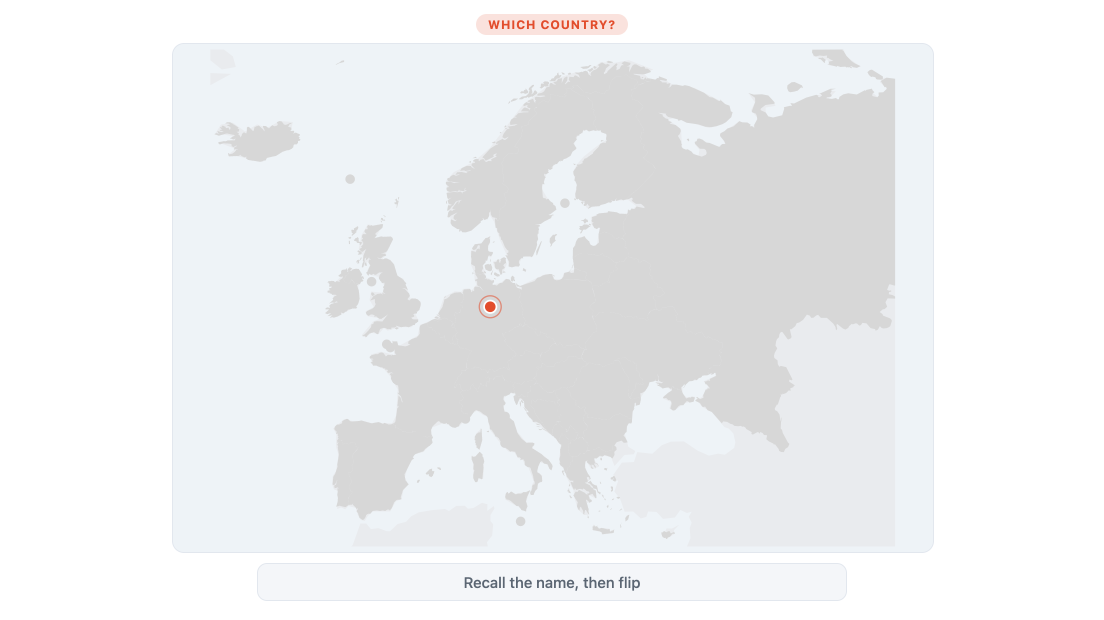
#> input picture media/ankiweb/2026-07-31/geo-trainer/01-which-borderless.png, 2208 x 1240 px (shown at 1/2 size)
$ python -i build_ankiweb_motion.py   (imports and definitions only)
#> lines starting #> are read from the running program, lines starting #| are printed output that depends on the picture
#> further down, picture is the input picture: PIL image 2208x1240 RGB; mean R, G, B 239.5, 240.9, 242.3
#!/usr/bin/env python3
"""Build compact AnkiWeb galleries, GIFs, and MP4s from real Anki captures."""

from __future__ import annotations

import argparse
import hashlib
import json
import shutil
import subprocess
import tempfile
from dataclasses import dataclass
from pathlib import Path

from PIL import Image, ImageChops, ImageDraw, ImageFont, ImageOps


ROOT = Path(__file__).resolve().parents[1]
RELEASE = ROOT / "media" / "ankiweb" / "2026-07-30"
VIDEO_SIZE = (960, 540)
GIF_SIZE = (640, 360)
VIDEO_FPS = 12
GIF_FPS = 5


@dataclass(frozen=True)
class Shot:
    filename: str
    caption: str


@dataclass(frozen=True)
class Project:
    title: str
    shots: tuple[Shot, ...]


PROJECTS: dict[str, Project] = {
    "geo-trainer": Project(
        "GeoTrainer",
        (
            Shot("01-which-borderless.png", "Identify countries from borderless maps"),
            Shot("02-deserts.png", "Learn deserts and other physical geography"),
            Shot("03-draw-overlay.png", "Draw the answer directly on the map"),
            Shot("04-river-trace.png", "Trace rivers and linear features"),
            Shot("05-ranges.png", "Practice mountain ranges and regions"),
            Shot("06-which-country-reviewer.png", "Review inside real Anki"),
            Shot("07-place-reviewer.png", "Place countries from memory"),
            Shot("08-trace-reviewer.png", "Compare your trace with the answer"),
        ),
    ),
    "hanzi-handwriting": Project(
        "HSK 3.0 Hanzi Handwriting",
        (
            Shot("handwriting-stroke-add.png", "Write, reveal, and rewind individual strokes"),
        ),
    ),
    "sight-singing": Project(
        "Sight Singing",
        (
            Shot("sing-front.png", "Read the prompt before singing"),
            Shot("sing-back.png", "Reveal notation and compare"),
        ),
    ),
    "dictation": Project(
        "Music Dictation",
        (
            Shot("dictation-front.png", "Transcribe what you hear"),
            Shot("dictation-back.png", "Grade against the engraved answer"),
        ),
    ),
    "chinese-regions": Project(
        "Regions of China",
        (
            Shot("readme-preview.png", "Recognize provinces from locator maps"),
            Shot("china-regions-map-to-name-pair.png", "Study both directions"),
        ),
    ),
    "us-regions": Project(
        "U.S. Regions and Divisions",
        (
            Shot("readme-preview.png", "Move from map recall to member states"),
        ),
    ),
    "taiwan-divisions": Project(
        "Taiwan Divisions",
        (
            Shot("tainan-front-back.png", "Recall a division, then reveal its answer"),
        ),
    ),
    "web-embed-tools": Project(
        "Web Embed Tools",
        (
            Shot("editor-web-embed-toolbar.png", "Insert and resize embeds in Anki's editor"),
        ),
    ),
    "fractional-scheduler": Project(
        "Fractional Scheduler",
        (
            Shot("config-window.png", "Tune per-deck scheduling fractions"),
        ),
    ),
    "study-triage": Project(
        "Study Triage",
        (
            Shot("study-triage-workbench.png", "Triage a deck from Anki's deck browser"),
            Shot("menu-open.png", "Choose a safe, explicit triage action"),
        ),
    ),
    "chat-with-your-cards": Project(
        "Chat With Your Cards",
        (
            Shot("chat-with-your-cards.png", "Ask questions beside your collection"),
            Shot("chat-with-your-cards-explain.png", "Explain the current reviewer card"),
            Shot("chat-with-your-cards-proposal.png", "Review proposed changes before applying"),
        ),
    ),
}


# [10 lines left out: function _font, not called in this run]


def _visible_bbox(image: Image.Image) -> tuple[int, int, int, int]:
    rgb = image.convert("RGB")
    background = Image.new("RGB", rgb.size, rgb.getpixel((rgb.width - 1, rgb.height - 1)))
#> background: PIL image 2208x1240 RGB; every value is 255
    difference = ImageOps.autocontrast(ImageOps.grayscale(ImageChops.difference(rgb, background)))
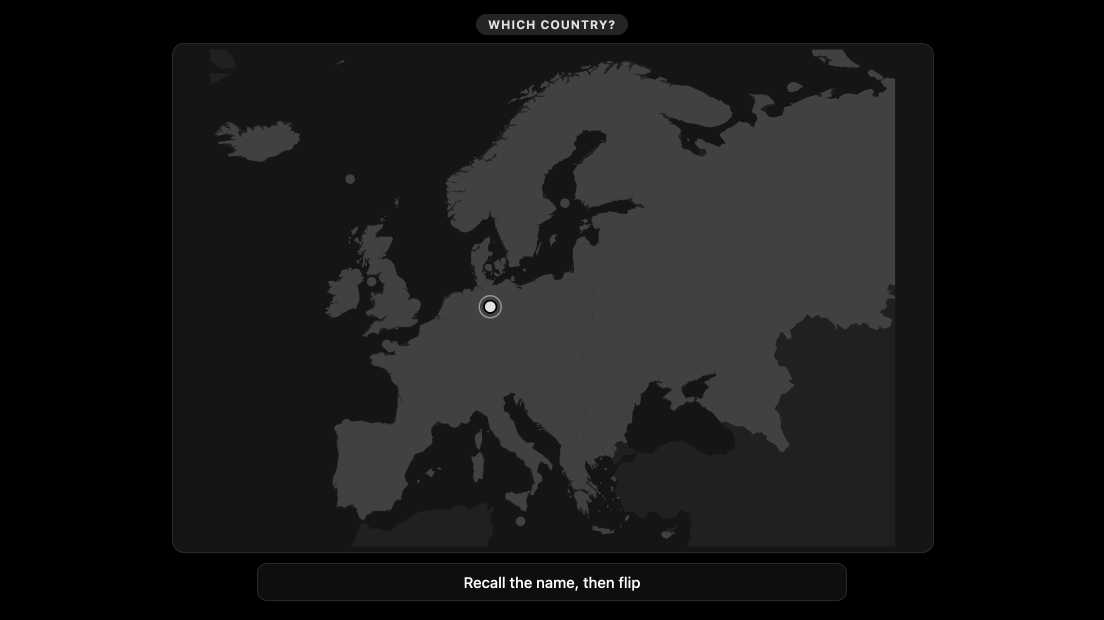
#> difference: PIL image 2208x1240 L (shown at 1/2 size); min 0, max 255, mean 23.2
    bbox = difference.getbbox()
#> bbox = (344, 28, 1868, 1202)
    if bbox is None:
        return (0, 0, image.width, image.height)
    left, top, right, bottom = bbox
#> left = 344; top = 28; right = 1868; bottom = 1202
    padding = 10
    return (
        max(0, left - padding),
        max(0, top - padding),
        min(image.width, right + padding),
        min(image.height, bottom + padding),
    )


# [206 lines left out: functions _frame, _timeline, _write_gif, _write_mp4, _sha256, build and 1 more, not called in this run]


# [2 lines not run here, left out]

>>> from PIL import Image
>>> picture = Image.open('../media/ankiweb/2026-07-31/geo-trainer/01-which-borderless.png')
>>> result = _visible_bbox(picture)
#> result = (334, 18, 1878, 1212)

$ run again, on media/ankiweb/2026-07-31/geo-trainer/03-draw-overlay.png
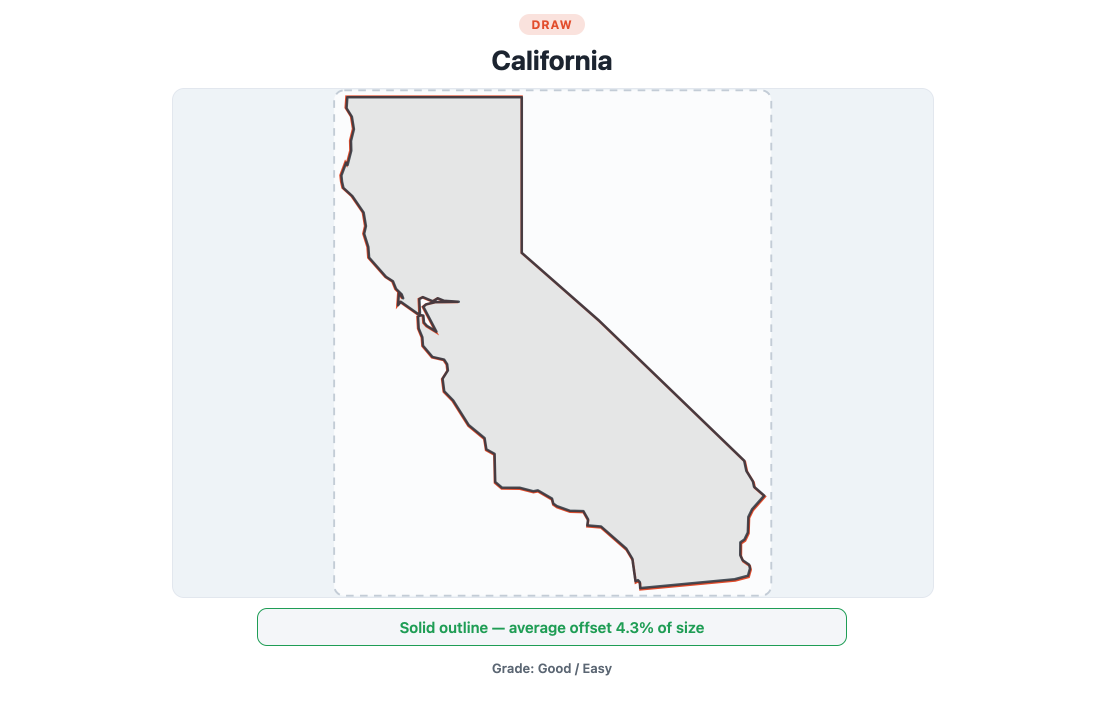
#> input picture media/ankiweb/2026-07-31/geo-trainer/03-draw-overlay.png, 2208 x 1408 px (shown at 1/2 size)
#> picture is the input picture: PIL image 2208x1408 RGB; mean R, G, B 245.1, 246.7, 247.6
#> background: PIL image 2208x1408 RGB; every value is 255
#> in _visible_bbox, `difference = ImageOps.autocontrast(ImageOps.grayscale(ImageChops.diffe..`:
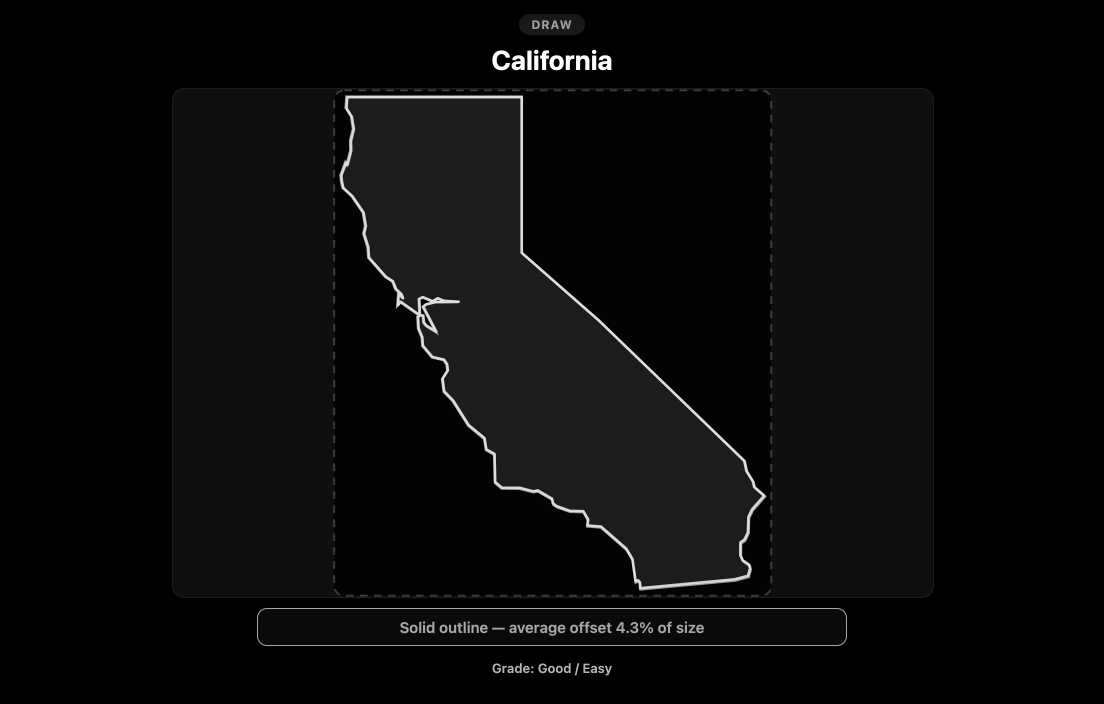
#> difference: PIL image 2208x1408 L (shown at 1/2 size); min 0, max 255, mean 9.8
#> bbox = (344, 28, 1868, 1351)
#> left = 344; top = 28; right = 1868; bottom = 1351
#> result = (334, 18, 1878, 1361)

$ run again, on media/ankiweb/2026-07-31/geo-trainer/05-ranges.png
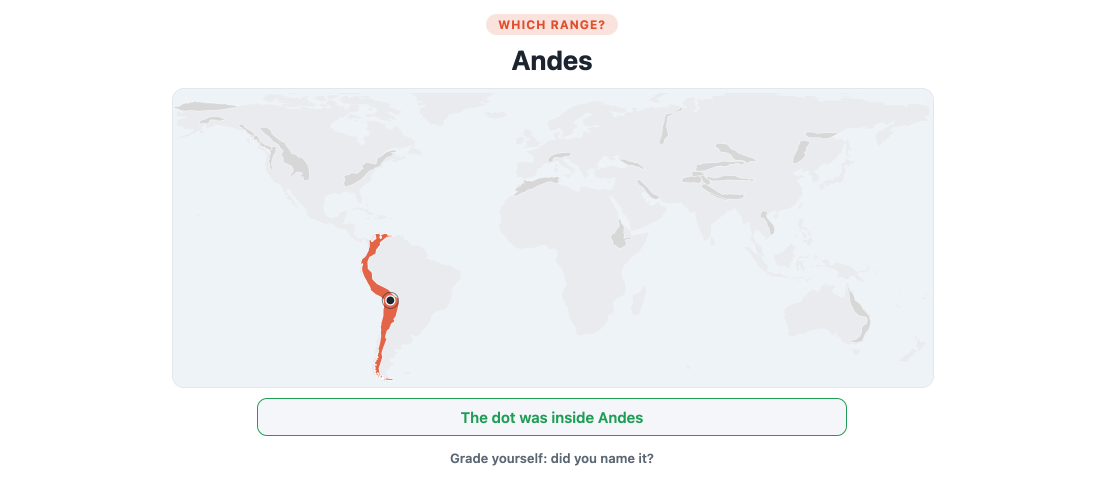
#> input picture media/ankiweb/2026-07-31/geo-trainer/05-ranges.png, 2208 x 986 px (shown at 1/2 size)
#> picture is the input picture: PIL image 2208x986 RGB; mean R, G, B 245.2, 247, 248.3
#> background: PIL image 2208x986 RGB; every value is 255
#> in _visible_bbox, `difference = ImageOps.autocontrast(ImageOps.grayscale(ImageChops.diffe..`:
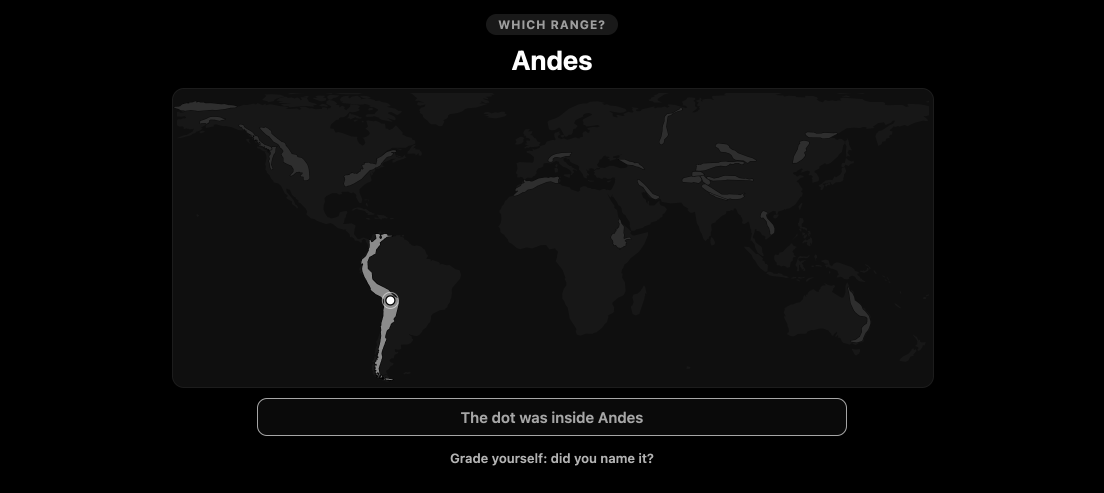
#> difference: PIL image 2208x986 L (shown at 1/2 size); min 0, max 255, mean 9.6
#> bbox = (344, 28, 1868, 931)
#> left = 344; top = 28; right = 1868; bottom = 931
#> result = (334, 18, 1878, 941)

$ run again, on media/ankiweb/2026-07-31/geo-trainer/06-which-country-reviewer.png
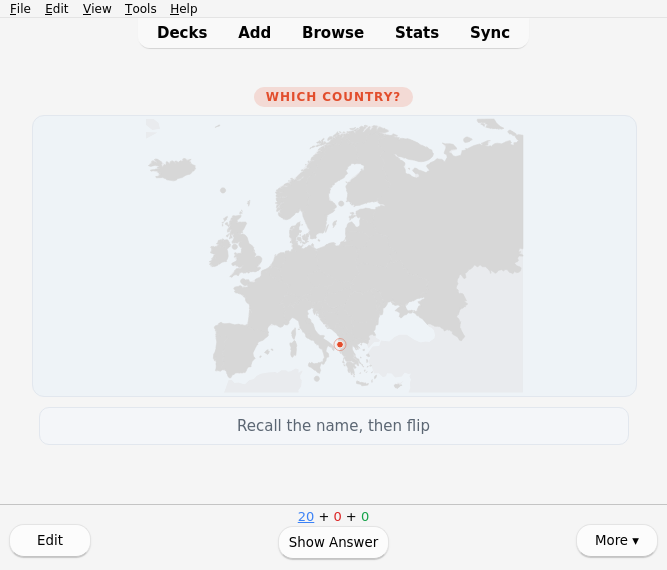
#> input picture media/ankiweb/2026-07-31/geo-trainer/06-which-country-reviewer.png, 667 x 570 px
#> picture is the input picture: PIL image 667x570 RGB; mean R, G, B 237.1, 238.4, 239.8
#> background: PIL image 667x570 RGB; every value is 245
#> in _visible_bbox, `difference = ImageOps.autocontrast(ImageOps.grayscale(ImageChops.diffe..`:
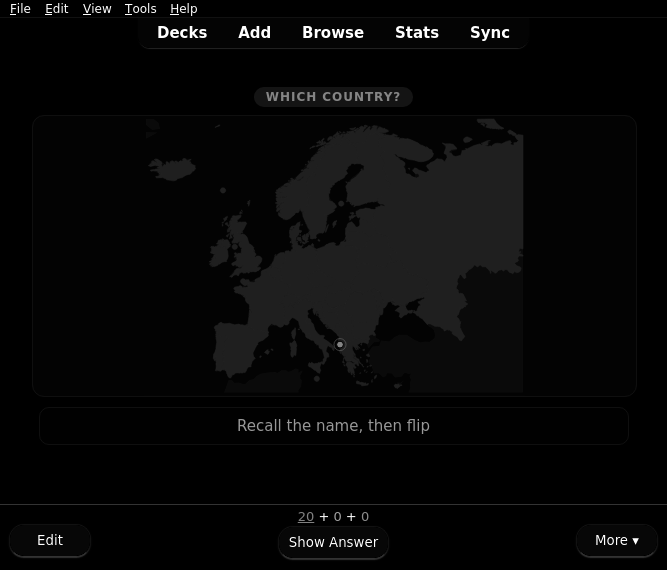
#> difference: PIL image 667x570 L; min 0, max 255, mean 7.6
#> bbox = (0, 3, 667, 562)
#> left = 0; top = 3; right = 667; bottom = 562
#> result = (0, 0, 667, 570)
